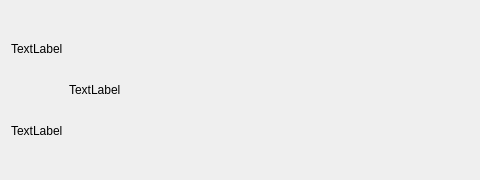
<?xml version="1.0" encoding="UTF-8"?>
<ui version="4.0">
 <class>CardAnimationWidget</class>
 <widget class="QWidget" name="CardAnimationWidget">
  <property name="geometry">
   <rect>
    <x>0</x>
    <y>0</y>
    <width>480</width>
    <height>180</height>
   </rect>
  </property>
  <property name="windowTitle">
   <string>CardAnimationWidget</string>
  </property>
  <layout class="QHBoxLayout" name="horizontalLayout">
   <item>
    <layout class="QVBoxLayout" name="verticalLayout">
     <item>
      <widget class="QLabel" name="name">
       <property name="text">
        <string>TextLabel</string>
       </property>
      </widget>
     </item>
     <item>
      <widget class="QLabel" name="description">
       <property name="text">
        <string>TextLabel</string>
       </property>
      </widget>
     </item>
    </layout>
   </item>
   <item>
    <widget class="QLabel" name="image">
     <property name="sizePolicy">
      <sizepolicy hsizetype="Expanding" vsizetype="Expanding">
       <horstretch>0</horstretch>
       <verstretch>0</verstretch>
      </sizepolicy>
     </property>
     <property name="text">
      <string>TextLabel</string>
     </property>
    </widget>
   </item>
  </layout>
 </widget>
 <resources/>
 <connections/>
</ui>
